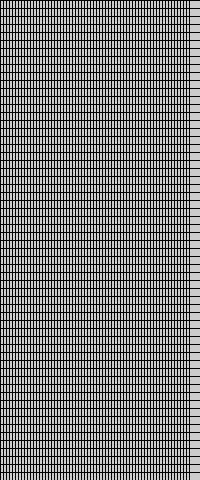
Frame 1 (no input)
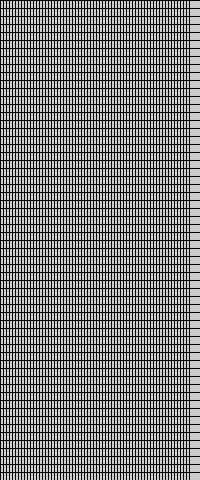
Frame 60 (the mouse pressed at the canvas centre just before this capture)
Frame 120 (the mouse held since frame 60 and released just before this capture): identical to frame 60, image omitted

The Processing sketch that drew these frames (run headless with seeded random() and noise(); from frame 60 on, the mouse is pressed at the canvas centre):

// Processing sketch: raste_001
// ── raste_001.pde
int raster_rows = 60;
int raster_cols = 64;


void setup() {
  size(200, 480);
}


void draw() {
  drawGrid();
}


void drawGrid() {
  float w = width / raster_cols;
  float h = height / raster_rows;
  
  
  for (int y = 0; y < raster_rows; y++) {
    line(0, y*h, width, y*h);
     
  }

  for (int x = 0; x < raster_cols; x++) {
    line(x*w, 0, x*w, height);
  }
}
